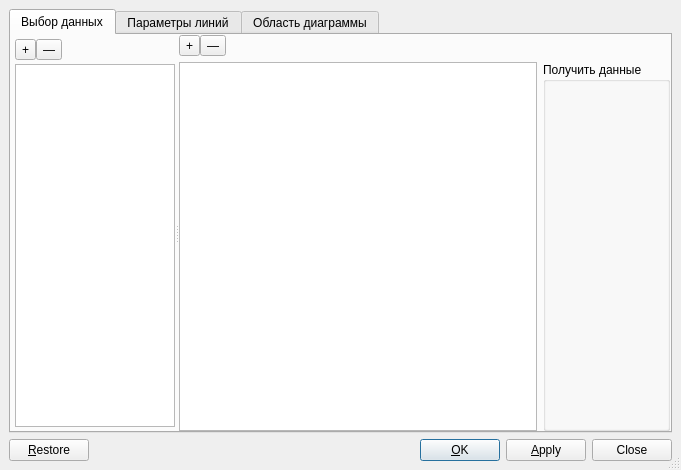
<?xml version="1.0" encoding="UTF-8"?>
<ui version="4.0">
 <class>ChartUi</class>
 <widget class="QDialog" name="ChartUi">
  <property name="geometry">
   <rect>
    <x>0</x>
    <y>0</y>
    <width>681</width>
    <height>470</height>
   </rect>
  </property>
  <property name="sizePolicy">
   <sizepolicy hsizetype="Fixed" vsizetype="Fixed">
    <horstretch>0</horstretch>
    <verstretch>0</verstretch>
   </sizepolicy>
  </property>
  <property name="windowTitle">
   <string/>
  </property>
  <property name="sizeGripEnabled">
   <bool>true</bool>
  </property>
  <layout class="QGridLayout">
   <property name="leftMargin">
    <number>9</number>
   </property>
   <property name="topMargin">
    <number>9</number>
   </property>
   <property name="rightMargin">
    <number>9</number>
   </property>
   <property name="bottomMargin">
    <number>9</number>
   </property>
   <property name="spacing">
    <number>6</number>
   </property>
   <item row="1" column="0">
    <layout class="QHBoxLayout">
     <property name="spacing">
      <number>6</number>
     </property>
     <property name="leftMargin">
      <number>0</number>
     </property>
     <property name="topMargin">
      <number>0</number>
     </property>
     <property name="rightMargin">
      <number>0</number>
     </property>
     <property name="bottomMargin">
      <number>0</number>
     </property>
     <item>
      <widget class="QPushButton" name="restorePB">
       <property name="text">
        <string>&amp;Restore</string>
       </property>
       <property name="autoDefault">
        <bool>false</bool>
       </property>
       <property name="default">
        <bool>false</bool>
       </property>
      </widget>
     </item>
     <item>
      <spacer>
       <property name="orientation">
        <enum>Qt::Horizontal</enum>
       </property>
       <property name="sizeType">
        <enum>QSizePolicy::MinimumExpanding</enum>
       </property>
       <property name="sizeHint" stdset="0">
        <size>
         <width>20</width>
         <height>20</height>
        </size>
       </property>
      </spacer>
     </item>
     <item>
      <widget class="QPushButton" name="okPB">
       <property name="text">
        <string>&amp;OK</string>
       </property>
       <property name="autoDefault">
        <bool>true</bool>
       </property>
       <property name="default">
        <bool>true</bool>
       </property>
      </widget>
     </item>
     <item>
      <widget class="QPushButton" name="applyPB">
       <property name="sizePolicy">
        <sizepolicy hsizetype="Fixed" vsizetype="Fixed">
         <horstretch>0</horstretch>
         <verstretch>0</verstretch>
        </sizepolicy>
       </property>
       <property name="text">
        <string>&amp;Apply</string>
       </property>
       <property name="autoDefault">
        <bool>false</bool>
       </property>
       <property name="default">
        <bool>false</bool>
       </property>
      </widget>
     </item>
     <item>
      <widget class="QPushButton" name="closePB">
       <property name="sizePolicy">
        <sizepolicy hsizetype="Fixed" vsizetype="Fixed">
         <horstretch>0</horstretch>
         <verstretch>0</verstretch>
        </sizepolicy>
       </property>
       <property name="text">
        <string>Close</string>
       </property>
       <property name="autoDefault">
        <bool>false</bool>
       </property>
      </widget>
     </item>
    </layout>
   </item>
   <item row="0" column="0">
    <widget class="QTabWidget" name="tabWidget">
     <property name="enabled">
      <bool>true</bool>
     </property>
     <property name="toolTip">
      <string/>
     </property>
     <property name="currentIndex">
      <number>0</number>
     </property>
     <widget class="QWidget" name="tab">
      <attribute name="title">
       <string>Выбор данных</string>
      </attribute>
      <layout class="QVBoxLayout" name="verticalLayout_3">
       <property name="spacing">
        <number>0</number>
       </property>
       <property name="leftMargin">
        <number>0</number>
       </property>
       <property name="topMargin">
        <number>0</number>
       </property>
       <property name="rightMargin">
        <number>0</number>
       </property>
       <property name="bottomMargin">
        <number>0</number>
       </property>
       <item>
        <widget class="QSplitter" name="splitter">
         <property name="orientation">
          <enum>Qt::Horizontal</enum>
         </property>
         <widget class="QWidget" name="widget" native="true">
          <property name="sizePolicy">
           <sizepolicy hsizetype="Expanding" vsizetype="Expanding">
            <horstretch>1</horstretch>
            <verstretch>0</verstretch>
           </sizepolicy>
          </property>
          <layout class="QVBoxLayout" name="verticalLayout_2">
           <property name="spacing">
            <number>4</number>
           </property>
           <property name="leftMargin">
            <number>4</number>
           </property>
           <property name="topMargin">
            <number>4</number>
           </property>
           <property name="rightMargin">
            <number>0</number>
           </property>
           <property name="bottomMargin">
            <number>4</number>
           </property>
           <item>
            <widget class="QWidget" name="widget_2" native="true">
             <layout class="QHBoxLayout" name="horizontalLayout_2">
              <property name="spacing">
               <number>0</number>
              </property>
              <property name="leftMargin">
               <number>0</number>
              </property>
              <property name="topMargin">
               <number>0</number>
              </property>
              <property name="rightMargin">
               <number>0</number>
              </property>
              <property name="bottomMargin">
               <number>0</number>
              </property>
              <item>
               <widget class="QToolButton" name="addSeriesB">
                <property name="focusPolicy">
                 <enum>Qt::NoFocus</enum>
                </property>
                <property name="text">
                 <string>+</string>
                </property>
               </widget>
              </item>
              <item>
               <widget class="QToolButton" name="removeSeriesB">
                <property name="focusPolicy">
                 <enum>Qt::NoFocus</enum>
                </property>
                <property name="text">
                 <string>—</string>
                </property>
               </widget>
              </item>
              <item>
               <spacer name="horizontalSpacer">
                <property name="orientation">
                 <enum>Qt::Horizontal</enum>
                </property>
                <property name="sizeHint" stdset="0">
                 <size>
                  <width>41</width>
                  <height>20</height>
                 </size>
                </property>
               </spacer>
              </item>
             </layout>
            </widget>
           </item>
           <item>
            <widget class="QListWidget" name="seriesList">
             <property name="sizePolicy">
              <sizepolicy hsizetype="Expanding" vsizetype="Expanding">
               <horstretch>0</horstretch>
               <verstretch>0</verstretch>
              </sizepolicy>
             </property>
             <property name="minimumSize">
              <size>
               <width>100</width>
               <height>0</height>
              </size>
             </property>
             <property name="baseSize">
              <size>
               <width>0</width>
               <height>0</height>
              </size>
             </property>
            </widget>
           </item>
          </layout>
         </widget>
         <widget class="QWidget" name="widget_3" native="true">
          <property name="sizePolicy">
           <sizepolicy hsizetype="Expanding" vsizetype="Expanding">
            <horstretch>2</horstretch>
            <verstretch>0</verstretch>
           </sizepolicy>
          </property>
          <layout class="QVBoxLayout" name="verticalLayout">
           <item>
            <widget class="QWidget" name="widget_4" native="true">
             <layout class="QHBoxLayout" name="horizontalLayout_3">
              <property name="spacing">
               <number>0</number>
              </property>
              <property name="leftMargin">
               <number>0</number>
              </property>
              <property name="topMargin">
               <number>0</number>
              </property>
              <property name="rightMargin">
               <number>0</number>
              </property>
              <property name="bottomMargin">
               <number>0</number>
              </property>
              <item>
               <widget class="QToolButton" name="addPointB">
                <property name="focusPolicy">
                 <enum>Qt::NoFocus</enum>
                </property>
                <property name="text">
                 <string>+</string>
                </property>
               </widget>
              </item>
              <item>
               <widget class="QToolButton" name="removePointB">
                <property name="focusPolicy">
                 <enum>Qt::NoFocus</enum>
                </property>
                <property name="text">
                 <string>—</string>
                </property>
               </widget>
              </item>
              <item>
               <spacer name="horizontalSpacer_2">
                <property name="orientation">
                 <enum>Qt::Horizontal</enum>
                </property>
                <property name="sizeHint" stdset="0">
                 <size>
                  <width>41</width>
                  <height>20</height>
                 </size>
                </property>
               </spacer>
              </item>
             </layout>
            </widget>
           </item>
           <item>
            <layout class="QHBoxLayout" name="horizontalLayout">
             <item>
              <widget class="QTableWidget" name="dataTable"/>
             </item>
             <item>
              <widget class="QGroupBox" name="dataSourcesGB">
               <property name="title">
                <string>Получить данные</string>
               </property>
              </widget>
             </item>
            </layout>
           </item>
          </layout>
         </widget>
        </widget>
       </item>
      </layout>
     </widget>
     <widget class="QWidget" name="tab_2">
      <attribute name="title">
       <string>Параметры линий</string>
      </attribute>
      <layout class="QVBoxLayout" name="verticalLayout_6">
       <property name="spacing">
        <number>0</number>
       </property>
       <property name="leftMargin">
        <number>4</number>
       </property>
       <property name="topMargin">
        <number>4</number>
       </property>
       <property name="rightMargin">
        <number>4</number>
       </property>
       <property name="bottomMargin">
        <number>4</number>
       </property>
       <item>
        <widget class="QSplitter" name="splitter_2">
         <property name="orientation">
          <enum>Qt::Horizontal</enum>
         </property>
         <widget class="QListWidget" name="linesList">
          <property name="sizePolicy">
           <sizepolicy hsizetype="Expanding" vsizetype="Expanding">
            <horstretch>1</horstretch>
            <verstretch>0</verstretch>
           </sizepolicy>
          </property>
         </widget>
         <widget class="QWidget" name="widget_5" native="true">
          <property name="sizePolicy">
           <sizepolicy hsizetype="Expanding" vsizetype="Expanding">
            <horstretch>2</horstretch>
            <verstretch>0</verstretch>
           </sizepolicy>
          </property>
          <layout class="QVBoxLayout" name="verticalLayout_5">
           <item>
            <widget class="QCheckBox" name="smoothChk">
             <property name="text">
              <string>Сглаживание</string>
             </property>
            </widget>
           </item>
           <item>
            <layout class="QHBoxLayout" name="horizontalLayout_6">
             <item>
              <widget class="QLabel" name="label_3">
               <property name="sizePolicy">
                <sizepolicy hsizetype="Fixed" vsizetype="Preferred">
                 <horstretch>0</horstretch>
                 <verstretch>0</verstretch>
                </sizepolicy>
               </property>
               <property name="minimumSize">
                <size>
                 <width>100</width>
                 <height>0</height>
                </size>
               </property>
               <property name="text">
                <string>Цвет линии</string>
               </property>
              </widget>
             </item>
             <item>
              <widget class="QComboBox" name="colorCB"/>
             </item>
            </layout>
           </item>
           <item>
            <layout class="QHBoxLayout" name="horizontalLayout_7">
             <item>
              <widget class="QLabel" name="label_4">
               <property name="sizePolicy">
                <sizepolicy hsizetype="Fixed" vsizetype="Preferred">
                 <horstretch>0</horstretch>
                 <verstretch>0</verstretch>
                </sizepolicy>
               </property>
               <property name="minimumSize">
                <size>
                 <width>100</width>
                 <height>0</height>
                </size>
               </property>
               <property name="text">
                <string>Тип линии</string>
               </property>
              </widget>
             </item>
             <item>
              <widget class="QComboBox" name="lineCB"/>
             </item>
            </layout>
           </item>
           <item>
            <layout class="QHBoxLayout" name="horizontalLayout_8">
             <item>
              <widget class="QLabel" name="label_5">
               <property name="sizePolicy">
                <sizepolicy hsizetype="Fixed" vsizetype="Preferred">
                 <horstretch>0</horstretch>
                 <verstretch>0</verstretch>
                </sizepolicy>
               </property>
               <property name="minimumSize">
                <size>
                 <width>100</width>
                 <height>0</height>
                </size>
               </property>
               <property name="sizeIncrement">
                <size>
                 <width>200</width>
                 <height>0</height>
                </size>
               </property>
               <property name="text">
                <string>Тип маркера</string>
               </property>
              </widget>
             </item>
             <item>
              <widget class="QComboBox" name="markerCB"/>
             </item>
            </layout>
           </item>
           <item>
            <spacer name="verticalSpacer_2">
             <property name="orientation">
              <enum>Qt::Vertical</enum>
             </property>
             <property name="sizeHint" stdset="0">
              <size>
               <width>20</width>
               <height>161</height>
              </size>
             </property>
            </spacer>
           </item>
          </layout>
         </widget>
        </widget>
       </item>
      </layout>
     </widget>
     <widget class="QWidget" name="tab_3">
      <attribute name="title">
       <string>Область диаграммы</string>
      </attribute>
      <layout class="QVBoxLayout" name="verticalLayout_9">
       <item>
        <layout class="QHBoxLayout" name="horizontalLayout_9">
         <property name="sizeConstraint">
          <enum>QLayout::SetDefaultConstraint</enum>
         </property>
         <item>
          <widget class="QLabel" name="label_6">
           <property name="sizePolicy">
            <sizepolicy hsizetype="Preferred" vsizetype="Fixed">
             <horstretch>0</horstretch>
             <verstretch>0</verstretch>
            </sizepolicy>
           </property>
           <property name="minimumSize">
            <size>
             <width>100</width>
             <height>0</height>
            </size>
           </property>
           <property name="text">
            <string>Заголовок</string>
           </property>
          </widget>
         </item>
         <item>
          <widget class="QLineEdit" name="titleLine"/>
         </item>
        </layout>
       </item>
       <item>
        <widget class="QCheckBox" name="legendChk">
         <property name="text">
          <string>Легенда</string>
         </property>
        </widget>
       </item>
       <item>
        <widget class="QCheckBox" name="gridChk">
         <property name="text">
          <string>Cетка</string>
         </property>
        </widget>
       </item>
       <item>
        <widget class="QGroupBox" name="groupBox">
         <property name="autoFillBackground">
          <bool>false</bool>
         </property>
         <property name="title">
          <string>Горизонтальная ось</string>
         </property>
         <property name="flat">
          <bool>false</bool>
         </property>
         <layout class="QVBoxLayout" name="verticalLayout_8" stretch="0">
          <item>
           <layout class="QHBoxLayout" name="horizontalLayout_11">
            <item>
             <widget class="QLabel" name="label_10">
              <property name="text">
               <string>Подпись</string>
              </property>
             </widget>
            </item>
            <item>
             <widget class="QLineEdit" name="xLabelLine"/>
            </item>
           </layout>
          </item>
         </layout>
        </widget>
       </item>
       <item>
        <widget class="QGroupBox" name="groupBox_2">
         <property name="title">
          <string>Вертикальная ось</string>
         </property>
         <property name="flat">
          <bool>false</bool>
         </property>
         <layout class="QVBoxLayout" name="verticalLayout_7">
          <item>
           <layout class="QHBoxLayout" name="horizontalLayout_10">
            <item>
             <widget class="QLabel" name="label_7">
              <property name="text">
               <string>Подпись</string>
              </property>
             </widget>
            </item>
            <item>
             <widget class="QLineEdit" name="yLabelLine"/>
            </item>
           </layout>
          </item>
         </layout>
        </widget>
       </item>
       <item>
        <spacer name="verticalSpacer_3">
         <property name="orientation">
          <enum>Qt::Vertical</enum>
         </property>
         <property name="sizeHint" stdset="0">
          <size>
           <width>20</width>
           <height>67</height>
          </size>
         </property>
        </spacer>
       </item>
      </layout>
     </widget>
    </widget>
   </item>
  </layout>
 </widget>
 <tabstops>
  <tabstop>tabWidget</tabstop>
  <tabstop>restorePB</tabstop>
  <tabstop>okPB</tabstop>
  <tabstop>applyPB</tabstop>
  <tabstop>closePB</tabstop>
 </tabstops>
 <includes>
  <include location="local">qt_i18n.h</include>
 </includes>
 <resources/>
 <connections/>
</ui>
